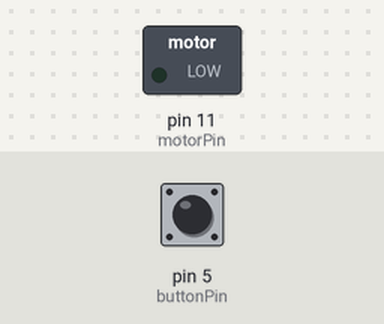
Simulated run of this sketch. Board: Arduino Uno, built with avr-gcc and run on an emulated ATmega328P. Parts: switched loads named in the sketch (green lamp = pin HIGH). The test bench sets the inputs (shaded band); at power-on: pin 5 (buttonPin) HIGH.

Above: at 1.2 s.
1.3 s: pin 5 (buttonPin) pulled LOW for 3.2 s
At 1.9 s:
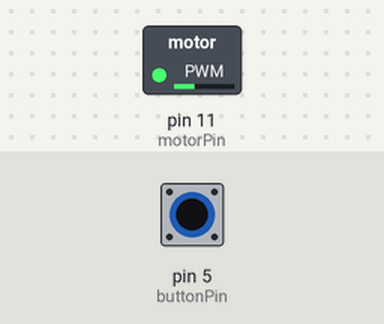
6.0 s: pin 5 (buttonPin) pulled LOW for 0.15 s
At 6.6 s:
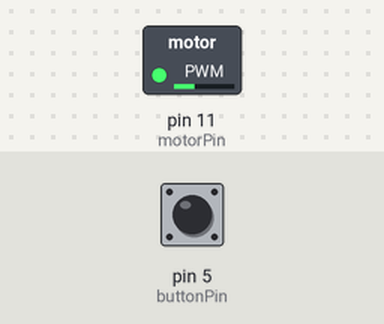
7.6 s: pin 5 (buttonPin) pulled LOW for 1 s
At 7.9 s:
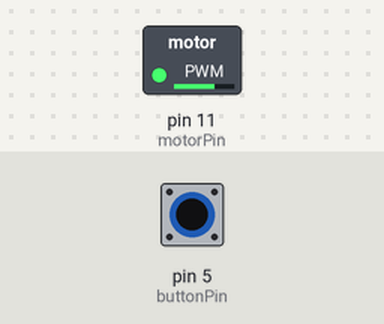
Timing chart, 0 to 10.6 s (numbered marks = the images above; inputs shaded):
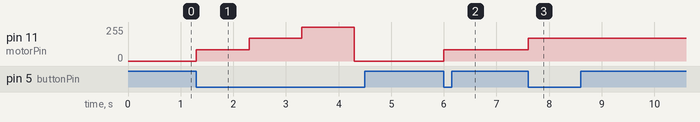

The sketch:

Controlling_a_CPU_Fan_-_Button_Speed_Control_-_Part_2.ino
```cpp
/*
Arduino Bootcamp
Controlling a CPU Fan - Button Speed Control - Part 2
This project demonstrates how a CPU Fan can be controlled with the Arduino.
The objective is to use a button to adjust the fan speed.
created 10/01/2018
modified 10/01/2018
by: Charlie Parker
*/
#define motorPin 11
#define buttonPin 5
int state = 0;

void setup() {
  //Setting the motor pin as output
  pinMode(motorPin, OUTPUT);
  //Using the internal pullup resistor on the button pin
  pinMode(buttonPin, INPUT_PULLUP);
  //Initiallly turn off the fan
  analogWrite(motorPin, 0);
  Serial.begin(9600);
}

void loop() {

  if (digitalRead(buttonPin)==LOW) {
   if (state ==0) {
    //fan is set to lowest setting
    analogWrite(motorPin, map(3, 0, 9, 0, 255));
    state = 1;
   } else if (state ==1) {
    //fan is set to medium setting
    analogWrite(motorPin, map(6, 0, 9, 0, 255));
    state = 2;
   } else if (state ==2) {
    //fan is set to highest setting
     analogWrite(motorPin, map(9, 0, 9, 0, 255));
     state = 3;
   } else if (state ==3) {
    //fan is shut off
     analogWrite(motorPin, 0);
     state = 0;
   }
   delay(1000); //handle debouncing
  }
}
```

Measured:
- after the input at 1.3 s, pin 11 (motorPin): 0/255 → 85/255 at once, → 170/255 1.0 s later, → 255/255 1.0 s later, → 0/255 1.0 s later
- after the input at 6.0 s, pin 11 (motorPin): 0/255 → 85/255 at once
- after the input at 7.6 s, pin 11 (motorPin): 85/255 → 170/255 at once
